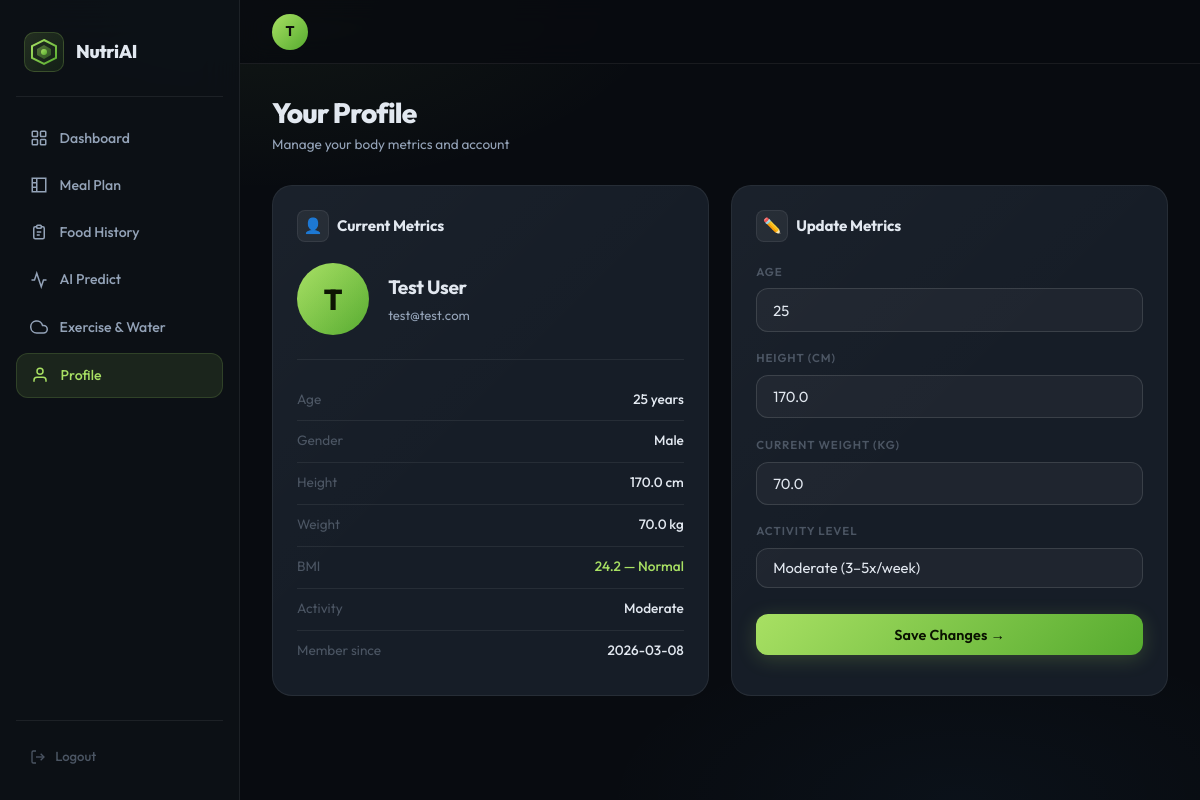
Screenshot of /profile (signed in) with the database file from the repository.
### tables this page shows
CREATE TABLE users (
        id INTEGER PRIMARY KEY AUTOINCREMENT, name TEXT NOT NULL,
        email TEXT UNIQUE NOT NULL, password TEXT NOT NULL,
        age INTEGER, gender TEXT, height REAL, weight REAL,
        activity TEXT DEFAULT 'moderate', created_at TIMESTAMP DEFAULT CURRENT_TIMESTAMP);

### app.py (the view, shortened to what this page needs)
@app.route('/profile', methods=['GET','POST'])
def profile():
    if 'user_id' not in session: return redirect(url_for('login'))
    uid=session['user_id']
    if get_user(uid) is None: session.clear(); return redirect(url_for('login'))
    return render_template('profile.html',user=get_user(uid))

### app.py (called while the page is built)
def get_db():
    return DBConnectionWrapper()

def get_user(uid):
    conn=get_db(); u=conn.execute('SELECT * FROM users WHERE id=?',(uid,)).fetchone(); conn.close(); return u

    def execute(self, query, params=()):
        if self.is_postgres:
            pg_query = query.replace('?', '%s')
            cursor = self.conn.cursor()
            try:
                cursor.execute(pg_query, params)
            except Exception as e:
                self.conn.rollback()
                raise e
            return cursor
        else:
            return self.conn.execute(query, params)

    def close(self):
        self.conn.close()

### templates/profile.html (shortened to what this page needs)
{% extends 'base.html' %}
{% block content %}
<div class="ph">
  <div class="ph-title">Your Profile</div>
  <div class="ph-sub">Manage your body metrics and account</div>
</div>
<div class="g2">
  <div class="card">
    <div class="card-header">
      <div class="card-title"><div class="card-icon">👤</div> Current Metrics</div>
    </div>
    <div class="prof-card">
      <div class="prof-avatar">{{ user['name'][0].upper() }}</div>
      <div>
        <div class="prof-name">{{ user['name'] }}</div>
        <div class="prof-email">{{ user['email'] }}</div>
      </div>
    </div>
    <div class="divider"></div>
    {% set bmi = (user['weight'] / ((user['height']/100)**2))|round(1) %}
    {% set bmi_status = 'Underweight' if bmi < 18.5 else ('Normal' if bmi < 25 else ('Overweight' if bmi < 30 else 'Obese')) %}
    <div class="info-row"><span class="info-key">Age</span><span class="info-val">{{ user['age'] }} years</span></div>
    <div class="info-row"><span class="info-key">Gender</span><span class="info-val">{{ user['gender']|capitalize }}</span></div>
    <div class="info-row"><span class="info-key">Height</span><span class="info-val">{{ user['height'] }} cm</span></div>
    <div class="info-row"><span class="info-key">Weight</span><span class="info-val">{{ user['weight'] }} kg</span></div>
    <div class="info-row"><span class="info-key">BMI</span><span class="info-val text-green">{{ bmi }} — {{ bmi_status }}</span></div>
    <div class="info-row"><span class="info-key">Activity</span><span class="info-val">{{ user['activity']|capitalize if user['activity'] else 'Moderate' }}</span></div>
    <div class="info-row"><span class="info-key">Member since</span><span class="info-val">{{ user['created_at'][:10] }}</span></div>
  </div>
  <div class="card">
    <div class="card-header">
      <div class="card-title"><div class="card-icon">✏️</div> Update Metrics</div>
    </div>
    <form method="POST">
      <div class="field"><label>Age</label>
        <input type="number" name="age" value="{{ user['age'] }}" min="10" max="100" required/></div>
      <div class="field"><label>Height (cm)</label>
        <input type="number" name="height" value="{{ user['height'] }}" step="0.1" required/></div>
      <div class="field"><label>Current Weight (kg)</label>
        <input type="number" name="weight" value="{{ user['weight'] }}" step="0.1" required/></div>
      <div class="field"><label>Activity Level</label>
        <select name="activity">
          <option value="moderate" {% if not user['activity'] or user['activity']=='moderate' %}selected{% endif %}>Moderate (3–5x/week)</option>
        </select></div>
      <button type="submit" class="btn btn-primary" style="margin-top:.5rem">Save Changes →</button>
    </form>
  </div>
</div>
{% endblock %}

### static/css/style.css (style rules this page uses)
*,*::before,*::after { box-sizing:border-box;margin:0;padding:0 }
:root { --bg: #080b10; --bg2: #0d1117; --bg3: #131920; --surface: #161d27; --surface2: #1c2534; --border: rgba(255,255,255,.07); --border2: rgba(255,255,255,.12); --green: #a8e063; --green2: #56ab2f; --green-glow:rgba(168,224,99,.15); --orange: #f5a623; --red: #ff5f57; --blue: #4facfe; --purple: #a78bfa; --text: #e2e8f0; --text2: #94a3b8; --text3: #4b5563; --font: 'Outfit',sans-serif; --mono: 'JetBrains Mono',monospace; --r: 12px; --r2: 20px; --sidebar-w: 240px; --topbar-h: 64px; }
html { font-size:16px;scroll-behavior:smooth }
body { background:var(--bg);color:var(--text);font-family:var(--font); font-weight:400;min-height:100vh;line-height:1.6; background-image: radial-gradient(ellipse 60% 40% at 20% 0%,rgba(168,224,99,.06) 0%,transparent 60%), radial-gradient(ellipse 50% 35% at 80% 100%,rgba(79,172,254,.04) 0%,transparent 60%); }
.field { margin-bottom:1.1rem }
.field label { display:block;font-size:.72rem;font-weight:600; text-transform:uppercase;letter-spacing:.08em; color:var(--text3);margin-bottom:.45rem; }
.field input,.field select { width:100%;background:rgba(255,255,255,.04); border:1px solid var(--border2);color:var(--text); font-family:var(--font);font-size:.92rem;font-weight:400; padding:.7rem 1rem;border-radius:var(--r);outline:none; transition:all .2s;-webkit-appearance:none; }
.field input::placeholder { color:var(--text3) }
.field select option { background:var(--bg2) }
.btn { display:inline-flex;align-items:center;justify-content:center;gap:.5rem; font-family:var(--font);font-size:.9rem;font-weight:600; padding:.72rem 1.5rem;border-radius:var(--r);border:none;cursor:pointer; transition:all .22s;text-decoration:none;letter-spacing:.01em; }
.btn-primary { background:linear-gradient(135deg,var(--green),var(--green2)); color:#0a1200;width:100%; box-shadow:0 4px 20px rgba(168,224,99,.2); }
.ph { margin-bottom:1.8rem;animation:slideUp .35s ease }
.ph-title { font-size:1.75rem;font-weight:800;color:var(--text); letter-spacing:-.03em;line-height:1.2; }
.ph-sub { color:var(--text2);font-size:.85rem;margin-top:.3rem; display:flex;align-items:center;gap:.5rem;flex-wrap:wrap; }
.card { background:var(--surface);border:1px solid var(--border); border-radius:var(--r2);padding:1.5rem; position:relative;overflow:hidden; }
.card::after { content:'';position:absolute;inset:0; background:linear-gradient(135deg,rgba(255,255,255,.02) 0%,transparent 50%); pointer-events:none; }
.card-header { display:flex;align-items:center;justify-content:space-between; margin-bottom:1.3rem; }
.card-title { font-size:.95rem;font-weight:700;color:var(--text); display:flex;align-items:center;gap:.5rem;letter-spacing:-.01em; }
.card-icon { width:32px;height:32px;border-radius:8px; display:flex;align-items:center;justify-content:center; font-size:.95rem;background:rgba(255,255,255,.06);border:1px solid var(--border); flex-shrink:0; }
.g2 { display:grid;grid-template-columns:1fr 1fr;gap:1.4rem;margin-bottom:1.4rem }
.prof-card { display:flex;align-items:center;gap:1.2rem;margin-bottom:1.5rem }
.prof-avatar { width:72px;height:72px;border-radius:50%; background:linear-gradient(135deg,var(--green),var(--green2)); display:flex;align-items:center;justify-content:center; font-size:1.8rem;font-weight:800;color:#0a1200;flex-shrink:0; }
.prof-name { font-size:1.2rem;font-weight:700;letter-spacing:-.02em }
.prof-email { font-size:.82rem;color:var(--text2);margin-top:.15rem }
.info-row { display:flex;justify-content:space-between;align-items:center; padding:.6rem 0;border-bottom:1px solid var(--border);font-size:.85rem; }
.info-row:last-child { border-bottom:none }
.info-key { color:var(--text3) }
.info-val { color:var(--text);font-weight:500 }
.divider { height:1px;background:var(--border);margin:1.2rem 0 }
.text-green { color:var(--green) }

### rows the page displays
users: name "T", name "Test User", email "test@test.com", age "25", gender "Male", height "170.0", weight "70.0", activity "Moderate", created_at "2026-03-08", activity "Moderate (3–5x/week)"

### other values shown
{{ bmi }} "24.2"
{{ bmi_status }} "Normal"
